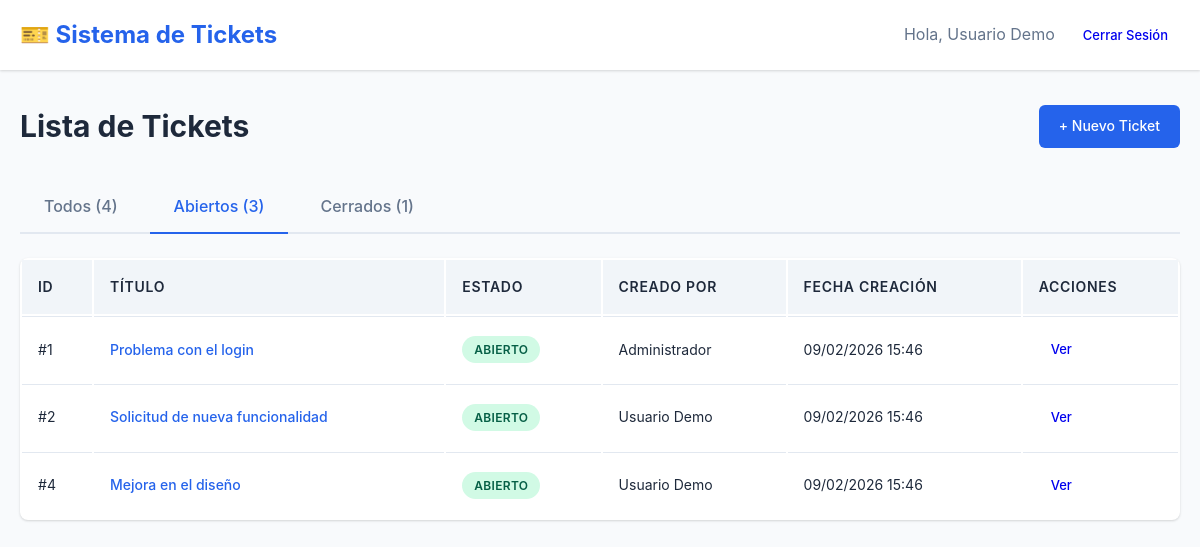
The page /src/public/tickets.php?status=open (signed in) on the database its author committed.
### tables this page shows
CREATE TABLE IF NOT EXISTS tickets (
    id INT UNSIGNED AUTO_INCREMENT PRIMARY KEY,
    title VARCHAR(255) NOT NULL,
    description TEXT NOT NULL,
    status ENUM('open', 'closed') DEFAULT 'open',
    created_by INT UNSIGNED NOT NULL,
    created_at TIMESTAMP DEFAULT CURRENT_TIMESTAMP,
    closed_at TIMESTAMP NULL DEFAULT NULL,
    INDEX idx_status (status),
    INDEX idx_created_by (created_by),
    FOREIGN KEY (created_by) REFERENCES users(id) ON DELETE CASCADE
);

CREATE TABLE IF NOT EXISTS users (
    id INT UNSIGNED AUTO_INCREMENT PRIMARY KEY,
    name VARCHAR(100) NOT NULL,
    email VARCHAR(150) NOT NULL UNIQUE,
    password_hash VARCHAR(255) NOT NULL,
    role ENUM('admin', 'user') DEFAULT 'user',
    created_at TIMESTAMP DEFAULT CURRENT_TIMESTAMP,
    INDEX idx_email (email)
);

### src/lib/auth.php (called while the page is built, shortened)
<?php
require_once __DIR__ . '/db.php';
function is_logged_in(): bool
{
    return isset($_SESSION['user_id']) && isset($_SESSION['user_email']);
}
function get_logged_user(): ?array
{
    return [
        'id' => $_SESSION['user_id'],
        'name' => $_SESSION['user_name'] ?? '',
        'email' => $_SESSION['user_email'],
        'role' => $_SESSION['user_role'] ?? 'user'
    ];
}
function h(string $text): string
{
    return htmlspecialchars($text, ENT_QUOTES | ENT_HTML5, 'UTF-8');
}
function url(string $path): string
{
    return BASE_URL . '/' . ltrim($path, '/');
}

### src/lib/db.php (called while the page is built, shortened)
<?php
class Database
{
    private static ?Database $instance = null;
    private ?PDO $connection = null;
    public static function getInstance(): Database
    {
        if (self::$instance === null) {
            self::$instance = new self();
        }
        return self::$instance;
    }
    private function connect(): void
    {
        $maxRetries = 5;
        $retryDelay = 2;
        for ($i = 0; $i < $maxRetries; $i++) {
            try {
                $dsn = sprintf(
                    'mysql:host=%s;dbname=%s;charset=%s',
                    DB_HOST,
                    DB_NAME,
                    DB_CHARSET
                );
                $options = [
                    PDO::ATTR_ERRMODE => PDO::ERRMODE_EXCEPTION,
                    PDO::ATTR_DEFAULT_FETCH_MODE => PDO::FETCH_ASSOC,
                    PDO::ATTR_EMULATE_PREPARES => false,
                ];
                $this->connection = new PDO($dsn, DB_USER, DB_PASS, $options);
                return;
            } catch (PDOException $e) {
                if ($i === $maxRetries - 1) {
                    error_log('Error de conexión a la base de datos: ' . $e->getMessage());
                    throw new Exception('No se pudo conectar a la base de datos. Por favor, inténtelo más tarde.');
                }
                sleep($retryDelay);
            }
        }
    }
    public function query(string $sql, array $params = []): array
    {
        try {
            $stmt = $this->connection->prepare($sql);
            $stmt->execute($params);
            return $stmt->fetchAll();
        } catch (PDOException $e) {
            error_log('Error en query: ' . $e->getMessage());
            throw new Exception('Error al ejecutar la consulta.');
        }
    }
    public function queryOne(string $sql, array $params = []): ?array
    {
        try {
            $stmt = $this->connection->prepare($sql);
            $stmt->execute($params);
            $result = $stmt->fetch();
            return $result ?: null;
        } catch (PDOException $e) {
            error_log('Error en queryOne: ' . $e->getMessage());
            throw new Exception('Error al ejecutar la consulta.');
        }
    }
}

### src/public/tickets.php (the view, shortened to what this page needs)
<?php
require_once __DIR__ . '/../lib/auth.php';
require_once __DIR__ . '/../lib/db.php';
$user = get_logged_user();
$db = Database::getInstance();
$statusFilter = $_GET['status'] ?? 'all';
if ($statusFilter === 'all') {
    $tickets = $db->query(
        'SELECT t.*, u.name as creator_name
         FROM tickets t
         INNER JOIN users u ON t.created_by = u.id
         ORDER BY t.created_at DESC'
    );
} else {
    $tickets = $db->query(
        'SELECT t.*, u.name as creator_name
         FROM tickets t
         INNER JOIN users u ON t.created_by = u.id
         WHERE t.status = ?
         ORDER BY t.created_at DESC',
        [$statusFilter]
    );
}
$stats = $db->queryOne(
    'SELECT
        COUNT(*) as total,
        SUM(CASE WHEN status = "open" THEN 1 ELSE 0 END) as open_count,
        SUM(CASE WHEN status = "closed" THEN 1 ELSE 0 END) as closed_count
     FROM tickets'
);
?>
<!DOCTYPE html>
<html lang="es">
<head>
    <link rel="stylesheet" href="<?= url('assets/style.css') ?>">
</head>
<body>
    <header class="header">
        <div class="container">
            <h1>🎫 Sistema de Tickets</h1>
            <div class="user-info">
                <span>Hola, <?= h($user['name']) ?></span>
                <a href="<?= url('logout.php') ?>" class="btn btn-small">Cerrar Sesión</a>
            </div>
        </div>
    </header>
    <main class="container">
        <div class="page-header">
            <h2>Lista de Tickets</h2>
            <a href="<?= url('ticket_new.php') ?>" class="btn btn-primary">+ Nuevo Ticket</a>
        </div>
        <div class="filters">
            <div class="tabs">
                <a href="?status=all" class="tab <?= $statusFilter === 'all' ? 'active' : '' ?>">
                    Todos (<?= $stats['total'] ?>)
                </a>
                <a href="?status=open" class="tab <?= $statusFilter === 'open' ? 'active' : '' ?>">
                    Abiertos (<?= $stats['open_count'] ?>)
                </a>
                <a href="?status=closed" class="tab <?= $statusFilter === 'closed' ? 'active' : '' ?>">
                    Cerrados (<?= $stats['closed_count'] ?>)
                </a>
            </div>
        </div>
        <?php if (empty($tickets)): ?>
            <div class="empty-state">
                <p>No hay tickets para mostrar.</p>
                <a href="<?= url('ticket_new.php') ?>" class="btn btn-primary">Crear el primer ticket</a>
            </div>
        <?php else: ?>
            <table class="tickets-table">
                <thead>
                    <tr>
                        <th>ID</th>
                        <th>Título</th>
                        <th>Estado</th>
                        <th>Creado por</th>
                        <th>Fecha creación</th>
                        <th>Acciones</th>
                    </tr>
                </thead>
                <tbody>
                    <?php foreach ($tickets as $ticket): ?>
                        <tr>
                            <td>#<?= h((string)$ticket['id']) ?></td>
                            <td>
                                <a href="<?= url('ticket_view.php?id=' . $ticket['id']) ?>" class="ticket-title">
                                    <?= h($ticket['title']) ?>
                                </a>
                            </td>
                            <td>
                                <span class="badge badge-<?= $ticket['status'] ?>">
                                    <?= $ticket['status'] === 'open' ? 'Abierto' : 'Cerrado' ?>
                                </span>
                            </td>
                            <td><?= h($ticket['creator_name']) ?></td>
                            <td><?= date('d/m/Y H:i', strtotime($ticket['created_at'])) ?></td>
                            <td>
                                <a href="<?= url('ticket_view.php?id=' . $ticket['id']) ?>" class="btn btn-small">Ver</a>
                            </td>
                        </tr>
                    <?php endforeach; ?>
                </tbody>
            </table>
        <?php endif; ?>
    </main>
</body>
</html>

### src/public/assets/style.css (style rules this page uses)
* { margin: 0; padding: 0; box-sizing: border-box; }
:root { --primary-color: #2563eb; --primary-hover: #1d4ed8; --secondary-color: #64748b; --success-color: #10b981; --warning-color: #f59e0b; --danger-color: #ef4444; --info-color: #3b82f6; --background: #f8fafc; --surface: #ffffff; --text-primary: #1e293b; --text-secondary: #64748b; --border-color: #e2e8f0; --shadow: 0 1px 3px 0 rgba(0, 0, 0, 0.1), 0 1px 2px 0 rgba(0, 0, 0, 0.06); --shadow-lg: 0 10px 15px -3px rgba(0, 0, 0, 0.1), 0 4px 6px -2px rgba(0, 0, 0, 0.05); }
body { font-family: -apple-system, BlinkMacSystemFont, 'Segoe UI', Roboto, 'Helvetica Neue', Arial, sans-serif; background-color: var(--background); color: var(--text-primary); line-height: 1.6; }
.container { max-width: 1200px; margin: 0 auto; padding: 0 20px; }
.header { background-color: var(--surface); box-shadow: var(--shadow); padding: 1rem 0; margin-bottom: 2rem; }
.header .container { display: flex; justify-content: space-between; align-items: center; flex-wrap: wrap; }
.header h1 { font-size: 1.5rem; color: var(--primary-color); }
.user-info { display: flex; align-items: center; gap: 1rem; }
.user-info span { color: var(--text-secondary); }
.btn { display: inline-block; padding: 0.625rem 1.25rem; font-size: 0.875rem; font-weight: 500; text-decoration: none; border: none; border-radius: 0.375rem; cursor: pointer; transition: all 0.2s; text-align: center; }
.btn-primary { background-color: var(--primary-color); color: white; }
.btn-small { padding: 0.375rem 0.75rem; font-size: 0.8125rem; }
.page-header { display: flex; justify-content: space-between; align-items: center; margin-bottom: 2rem; flex-wrap: wrap; gap: 1rem; }
.page-header h2 { font-size: 1.875rem; color: var(--text-primary); }
.filters { margin-bottom: 1.5rem; }
.tabs { display: flex; gap: 0.5rem; border-bottom: 2px solid var(--border-color); }
.tab { padding: 0.75rem 1.5rem; text-decoration: none; color: var(--text-secondary); font-weight: 500; border-bottom: 2px solid transparent; margin-bottom: -2px; transition: all 0.2s; }
.tab.active { color: var(--primary-color); border-bottom-color: var(--primary-color); }
.tickets-table { width: 100%; background-color: var(--surface); border-radius: 0.5rem; overflow: hidden; box-shadow: var(--shadow); }
.tickets-table thead { background-color: #f1f5f9; }
.tickets-table th { padding: 1rem; text-align: left; font-weight: 600; color: var(--text-primary); font-size: 0.875rem; text-transform: uppercase; letter-spacing: 0.05em; }
.tickets-table td { padding: 1rem; border-top: 1px solid var(--border-color); font-size: 0.875rem; }
.ticket-title { color: var(--primary-color); text-decoration: none; font-weight: 500; }
.badge { display: inline-block; padding: 0.25rem 0.75rem; font-size: 0.75rem; font-weight: 600; border-radius: 9999px; text-transform: uppercase; letter-spacing: 0.025em; }
.badge-open { background-color: #d1fae5; color: #065f46; }

### rows shown on the page
tickets: id "1", title "Problema con el login", status "ABIERTO", created_by.name "Administrador", created_at "09/02/2026 15:46"
tickets: id "2", title "Solicitud de nueva funcionalidad", status "ABIERTO", created_by.name "Usuario Demo", created_at "09/02/2026 15:46"
tickets: id "4", title "Mejora en el diseño", status "ABIERTO", created_by.name "Usuario Demo", created_at "09/02/2026 15:46"

### other values the page prints
$user['name'] "Usuario Demo"
$stats['total'] "4"
$stats['open_count'] "3"
$stats['closed_count'] "1"
